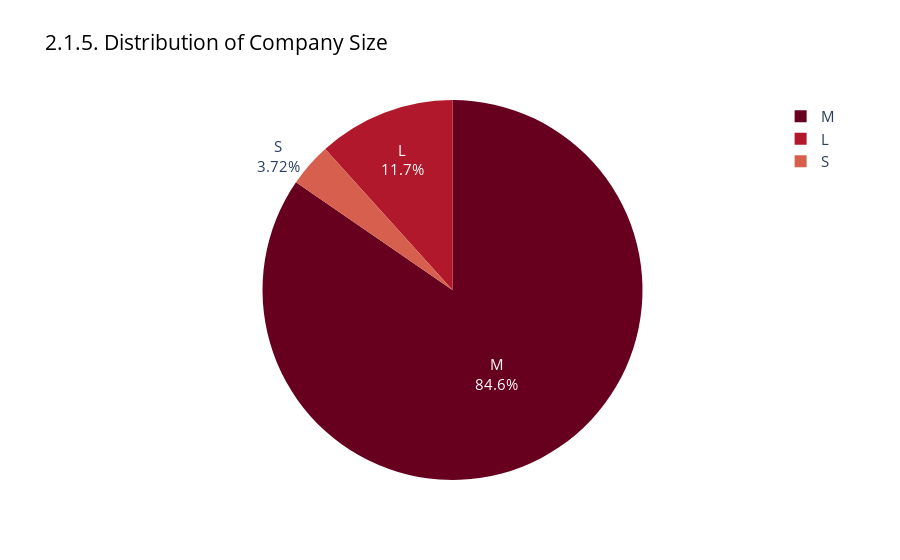

Notebook code for this chart:
### Markdown cell above
In this section will explore the company location and size

### Code cell
grouped_size = df['company_size'].value_counts()


fig = px.pie(grouped_size, names = grouped_size.index, values = grouped_size.values, 
                title = '2.1.5. Distribution of Company Size',
                color=grouped_size.index,
                color_discrete_sequence=px.colors.sequential.RdBu)

# fig.update_traces(width=0.5)
fig.update_layout(
    xaxis_title="Company Size",
    yaxis_title="count")
fig.data[0].update({'textinfo' : 'label+percent'})
fig.update_layout(font = dict(size = 15),title_font_color="black",)
fig.show()

### Figure 1 — Plotly figure (JSON) as saved in the notebook; plotly's stock layout.template omitted (floating-point values rounded to 4 significant figures)
{"data": [{"customdata": [["M"], ["L"], ["S"]], "domain": {"x": [0, 1], "y": [0, 1]}, "hovertemplate": "index=%{customdata[0]}<br>value=%{value}<extra></extra>", "labels": ["M", "L", "S"], "legendgroup": "", "marker": {"colors": ["rgb(103,0,31)", "rgb(178,24,43)", "rgb(214,96,77)"]}, "name": "", "showlegend": true, "textinfo": "label+percent", "type": "pie", "values": [3503, 484, 154]}], "layout": {"font": {"size": 15}, "legend": {"tracegroupgap": 0}, "piecolorway": ["rgb(103,0,31)", "rgb(178,24,43)", "rgb(214,96,77)", "rgb(244,165,130)", "rgb(253,219,199)", "rgb(247,247,247)", "rgb(209,229,240)", "rgb(146,197,222)", "rgb(67,147,195)", "rgb(33,102,172)", "rgb(5,48,97)"], "title": {"font": {"color": "black"}, "text": "2.1.5. Distribution of Company Size"}, "xaxis": {"title": {"text": "Company Size"}}, "yaxis": {"title": {"text": "count"}}}}
